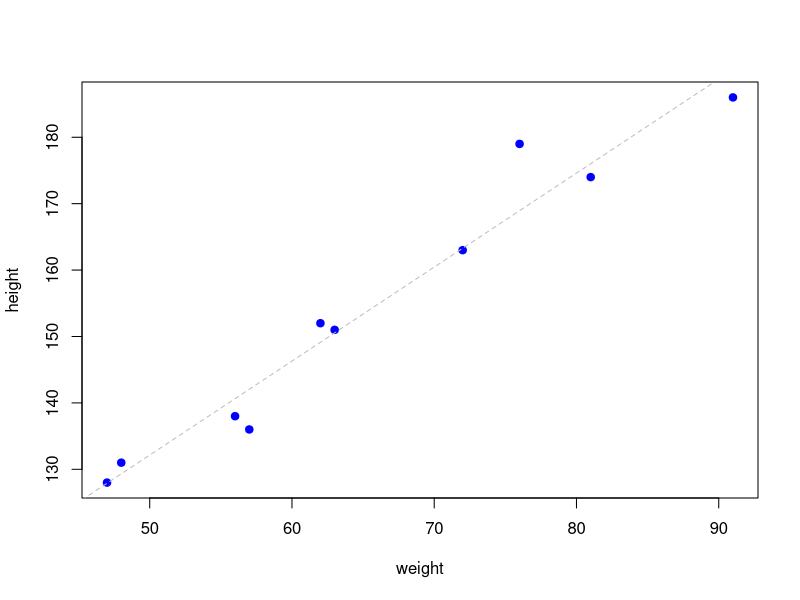
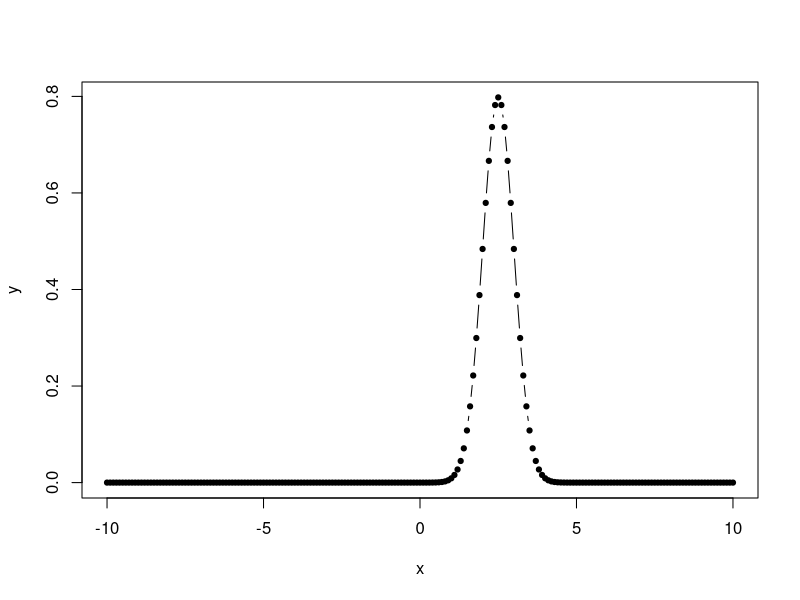
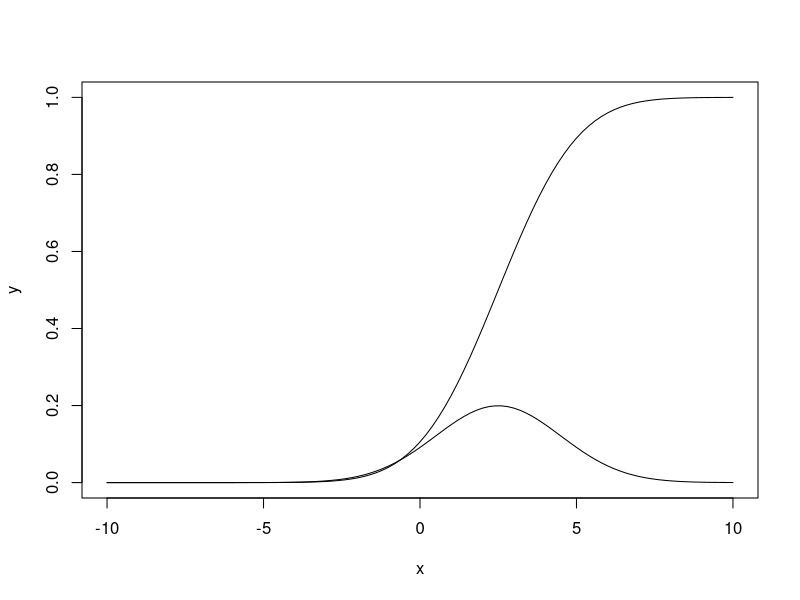
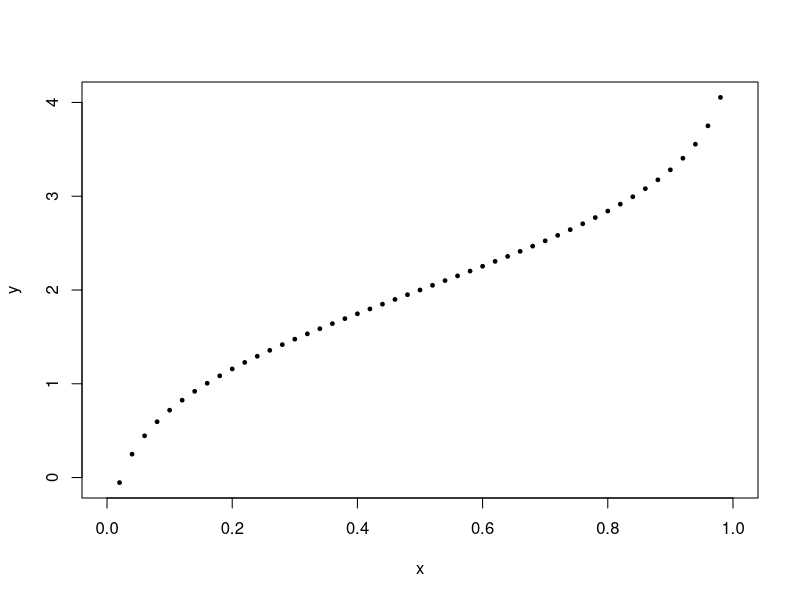
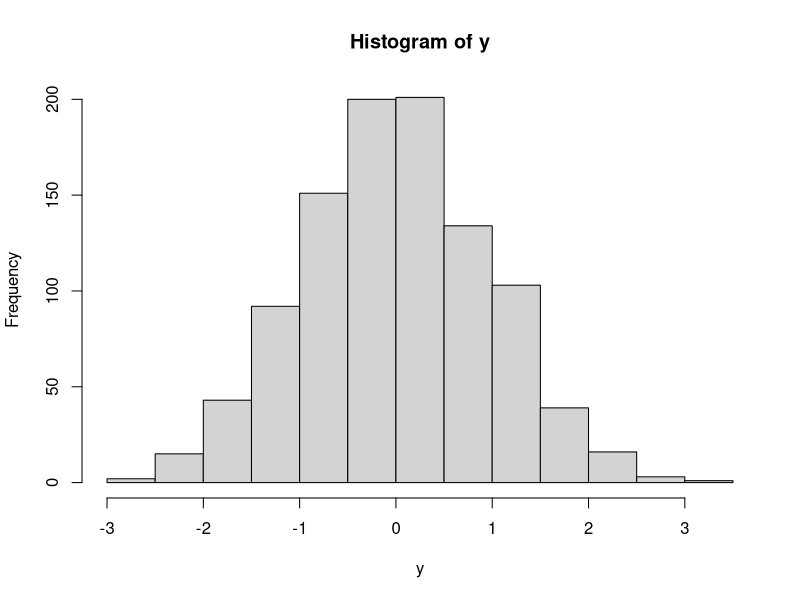
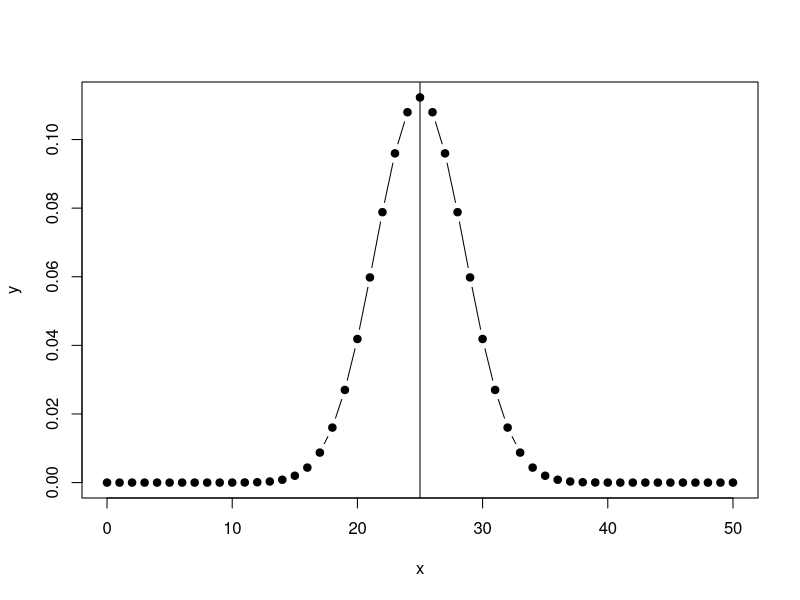
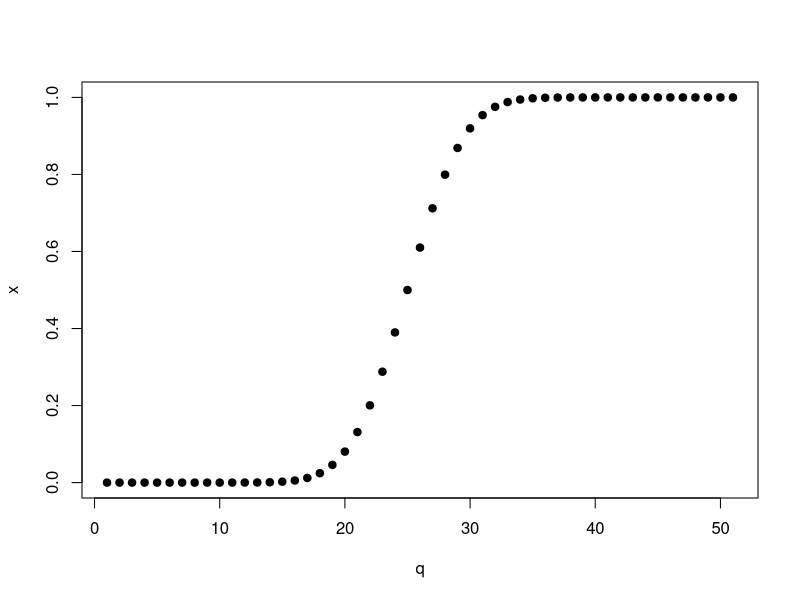
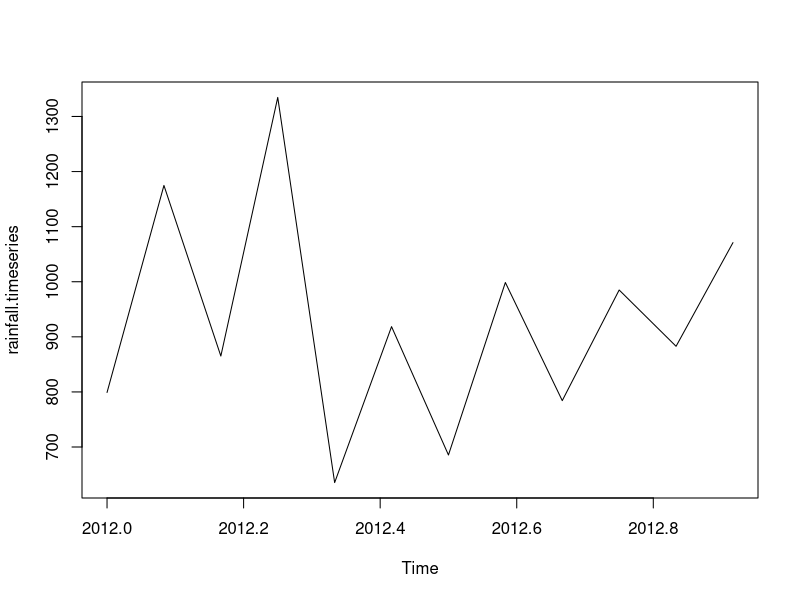

Write R code to recreate these figures, in order.
## ---- chunk 1
knitr::opts_chunk$set(echo = TRUE)
## ---- chunk 2
library(magrittr)
## ---- chunk 3
x <- c(12, 7, 3, 4.2, 18, 2, 54, -21, 8, -5)
mean(x, trim = 0.1, na.rm = T)
## ---- chunk 4
mean(x, trim = 0.3)
## ---- chunk 5
x <- c(12,7,3,4.2,18,2,54,-21,8,-5,NA)

mean(x)

mean(x, na.rm = T)
## ---- chunk 6
?median

x <- c(12,7,3,4.2,18,2,54,-21,8,-5)
median(x)
## ---- chunk 7
getmode <- function(v){
    suppressMessages(require(magrittr))
    uniqv <- unique(v)
    # uniqv[which.max(tabulate(match(v, uniqv)))]
    match(v, uniqv) %>% tabulate() %>% which.max() %>% uniqv[.]
}

v <- c(2,1,2,3,1,2,3,4,1,5,5,3,2,3)
getmode(v)

charv <- c("o","it","the","it","it")
getmode(charv)
## ---- chunk 8
height <- c(151, 174, 138, 186, 128, 136, 179, 163, 152, 131)
weight <- c(63, 81, 56, 91, 47, 57, 76, 72, 62, 48)
## ---- chunk 9
relation <- lm(height ~ weight) 
# weight is the predictor variable, height is the response variable

relation
## ---- chunk 10
relation %>% class()

methods(class = "lm")
## ---- chunk 11
summary(relation)
## ---- chunk 12
coef(relation)
## ---- chunk 13
residuals(relation)
## ---- chunk 14
a <- data.frame(weight = 80)
predict(relation, a)
## ---- chunk 15
plot(weight, height, pch = 19, col = "blue")
abline(coef = coef(relation), col = "grey", lty = 2)
## ---- chunk 16
input <- mtcars[, c("mpg", "disp", "hp", "wt")]

input %>% head()
## ---- chunk 17
model <- lm(mpg ~ disp + hp + wt, data = input)

model
## ---- chunk 18
coef(model)
## ---- chunk 19
df <- data.frame(disp = 221, hp = 102, wt = 2.91)

predict(model, df)
## ---- chunk 20
input <- mtcars[, c("am", "cyl", "hp", "wt")]

input %>% head()
## ---- chunk 21
am.data <- glm(formula = am ~ cyl + hp + wt, data = input, family = "binomial")

am.data
## ---- chunk 22
set.seed(111)
df <- data.frame(cyl = sample(c(4, 6, 8), 10, replace = T), 
                 hp = runif(n = 10, min = 90, max = 120), 
                 wt = runif(n = 10, min = 2.3, max = 3.5))


predict(am.data, newdata = df) %>% 
    as.matrix()
## ---- chunk 23
summary(am.data)
## ---- chunk 24
x <- seq(-10, 10, by = 0.1)
y <- dnorm(x, mean = 2.5, sd = 0.5)

plot(x, y, type = "b", cex = 0.7, pch = 19)
## ---- chunk 25
x <- seq(-10, 10, 0.2)
y <- pnorm(x, mean = 2.5, sd = 2)

f <- function(x, mean = 2.5, sd = 2){
    dnorm(x = x, mean = mean, sd = sd)
}

plot(x, y, pch = 19, type = "l")
curve(f, from = -10, to = 10, add = T)
## ---- chunk 26
x <- seq(0, 1, by = 0.02)
y <- qnorm(x, mean = 2, sd = 1)

plot(x, y, pch = 19, cex = 0.5)
## ---- chunk 27
y <- rnorm(n = 1000)
hist(y, breaks = 20)
## ---- chunk 28
x <- seq(0, 50, 1)
y <- dbinom(x, size = 50, prob = 0.5)

plot(x, y, pch = 19, type = "b")
abline(v = 25)
## ---- chunk 29
# Probability of getting 26 or less heads from a 51 tosses of a coin.
q <-  seq(1, 51, 1)
x <- pbinom(q, size = 51, prob = 0.5)
plot(q, x, pch = 19)
# abline(v = 50)
## ---- chunk 30
# How many heads will have a probability of 0.25 will come out when a coin
# is tossed 51 times.  

x <- qbinom(p = 0.25, size = 51, prob = 0.5)
x
## ---- chunk 31
# Find 8 random values from a sample of 150 with probability of 0.4.  

x <- rbinom(8, 150, 0.4)
x
## ---- chunk 32
input <- warpbreaks
input %>% head()

input %>% dplyr::pull(wool) %>% unique()
input %>% dplyr::pull(tension) %>% unique()
## ---- chunk 33
output <- glm(formula = breaks ~ wool + tension, 
              data = warpbreaks, 
              family = "poisson")
## ---- chunk 34
df <- data.frame(wool = sample(c("A", "B"), 10, replace = T), 
                 tension = sample(c("L", "M", "H"), 10, replace = T))

predict.glm(output, df)
## ---- chunk 35
summary(output)
## ---- chunk 36
input <- mtcars[, c("am", "mpg", "hp")]
input %>% head()
## ---- chunk 37
result <- aov(formula = mpg ~ hp * am, data = input)
summary(result)
## ---- chunk 38
input <- mtcars

result <- aov(mpg ~ hp + am, data = input)
summary(result)
## ---- chunk 39
input <- mtcars

result1 <- aov(mpg ~ hp * am, data = input)
result2 <- aov(mpg ~ hp + am, data = input)

# compare the two models  
anova(result1, result2)
## ---- chunk 40
rainfall <- c(799,1174.8,865.1,1334.6,635.4,918.5,685.5,998.6,784.2,985,882.8,1071)

# convert it to a time series data.  
rainfall.timeseries <- ts(data = rainfall, 
                         start = c(2012, 1), 
                         frequency = 12)

plot(rainfall.timeseries)
## ---- chunk 41
rainfall1 <- c(799,1174.8,865.1,1334.6,635.4,918.5,685.5,998.6,784.2,985,882.8,1071)
rainfall2 <- c(655,1306.9,1323.4,1172.2,562.2,824,822.4,1265.5,799.6,1105.6,1106.7,1337.8)

# convert to matrix  
combined.rainfall <- matrix(c(rainfall1, rainfall2), nrow = 12, byrow = F)

# convert to time series 
rainfall.timeseries <- ts(combined.rainfall, start = c(2012, 1), frequency = 12)


plot(rainfall.timeseries, main = "Multiple Time Series")
## ---- chunk 42
x <- c(1.6,2.1,2,2.23,3.71,3.25,3.4,3.86,1.19,2.21)
y <- c(5.19,7.43,6.94,8.11,18.75,14.88,16.06,19.12,3.21,7.58)

model <- nls(y ~ b1 * x ^ 2 + b2 , 
             start = list(b1 = 1, b2 = 3))


df <- data.frame(
    x = seq(min(x), max(x), len = 100)
)
## ---- chunk 43
plot(x, y)
lines(df$x, predict(model, df))
## ---- chunk 44
sum(residuals(model)^2)
## ---- chunk 45
confint(model)
## ---- chunk 46
summary(model)
## ---- chunk 47
library(party)
## ---- chunk 48
readingSkills %>% head()

input <- readingSkills[1:105, ]

# create the tree
output.tree <- ctree(
    formula = nativeSpeaker ~ age + shoeSize + score, 
    data = input
)

plot(output.tree)
## ---- chunk 49
library(randomForest)
library(party)
## ---- chunk 50
readingSkills %>% head
## ---- chunk 51
output.forest <- randomForest(nativeSpeaker ~ age + shoeSize + score, 
                              data = readingSkills)

output.forest
## ---- chunk 52
importance(output.forest, type = 2)
## ---- chunk 53
library(survival)
## ---- chunk 54
pbc %>% head
## ---- chunk 55
survfit(Surv(pbc$time, pbc$stage == 2) ~ 1)

plot(survfit(Surv(pbc$time, pbc$stage == 2) ~ 1))
## ---- chunk 56
library(MASS)
str(Cars93)
## ---- chunk 57
car.data <- data.frame(Cars93$AirBags, Cars93$Type)
car.data <- car.data %>% table()
chisq.test(car.data)
